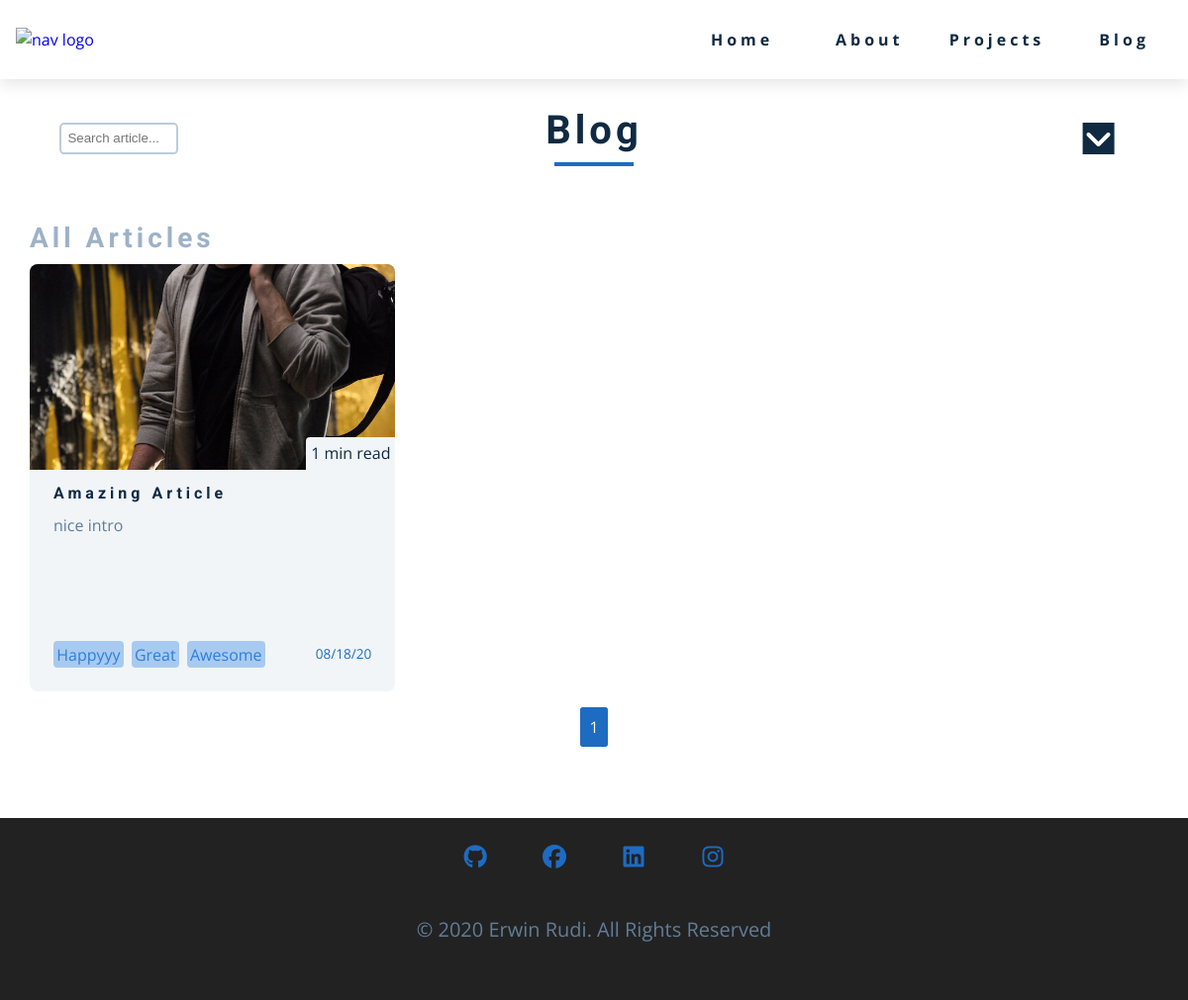
Page /blog/ on the earlier database version.
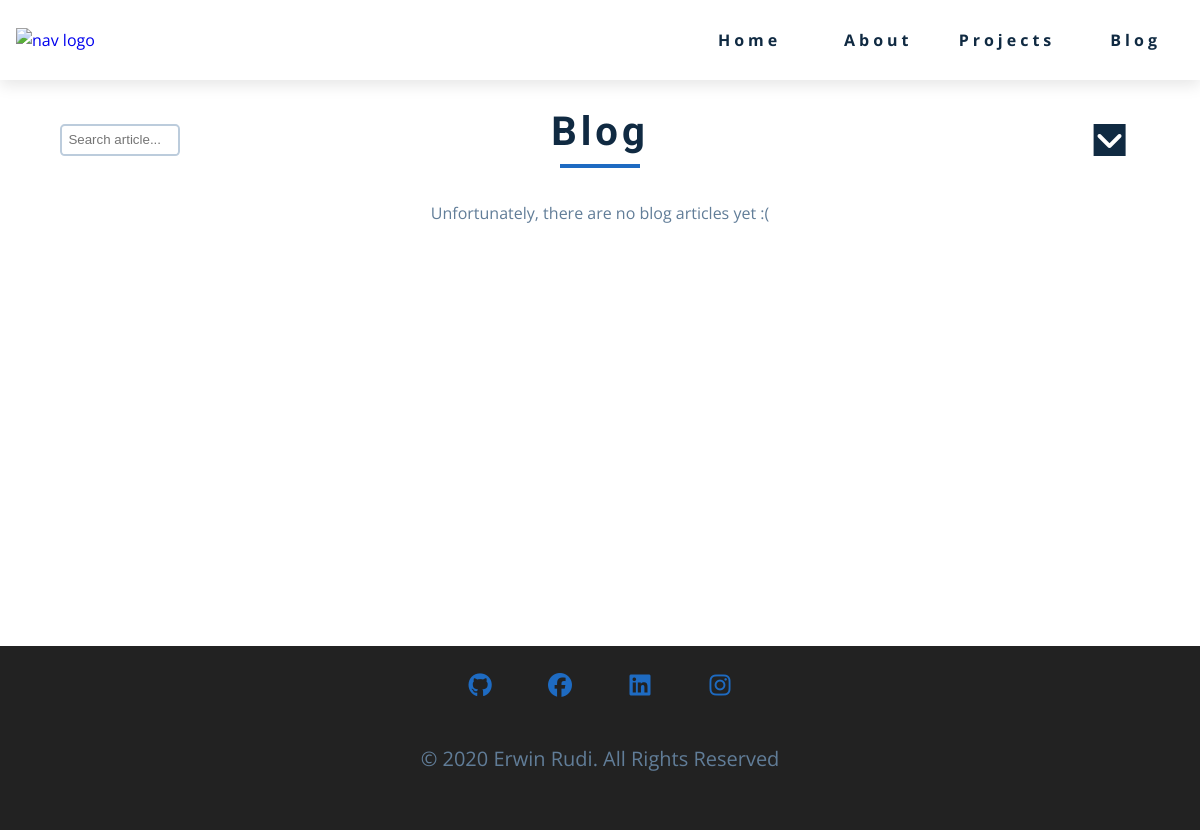
Same page on the later database version.
### portfolio_app/models.py (models this page shows, shortened)
class Post(db.Model):
    id = db.Column(db.Integer, primary_key=True)
    title = db.Column(db.String(100), nullable=False)
    date_posted = db.Column(
        db.DateTime, nullable=False, default=datetime.utcnow
    )
    intro = db.Column(db.String(200), nullable=False)
    image_file = db.Column(
        db.String(20), nullable=False, default="default.jpg"
    )
    body = db.Column(db.Text, nullable=False)
    tags = db.Column(db.String(75), nullable=False)
    user_id = db.Column(
        db.Integer, db.ForeignKey("user.id"), nullable=False
    )

### portfolio_app/blog/routes.py (the view)
@blog.route(
    "/",
    defaults={
        "search": None,
        "year": today_year,
        "month": today_month,
        "expandsearch": False,
    },
    methods=("GET", "POST"),
)
@blog.route(
    "/<year>/<month>/expand<expandsearch>",
    defaults={"search": None},
    methods=("GET", "POST"),
)
@blog.route(
    "/<year>/<month>/expand<expandsearch>/<search>",
    methods=("GET", "POST"),
)
@blog.route(
    "/<search>",
    defaults={
        "year": today_year,
        "month": today_month,
        "expandsearch": False,
    },
    methods=("GET", "POST"),
)
def bloglist_view(search, expandsearch, year, month):
    months = {
        "01": "January",
        "02": "February",
        "03": "March",
        "04": "April",
        "05": "May",
        "06": "June",
        "07": "July",
        "08": "August",
        "09": "September",
        "10": "Oktober",
        "11": "November",
        "12": "December",
    }
    page = request.args.get("page", 1, type=int)
    posts = Post.query.order_by(Post.date_posted.desc()).paginate(
        page=page, per_page=6
    )
    all_posts = Post.query.all()
    all_topics = []
    for post in all_posts:
        all_topics.append(eval(post.tags))
    print(all_topics)
    tags = []
    body = []
    for post in posts.items:
        tags.append(eval(post.tags))
        body.append(eval(post.body))
    if search is None:
        search_posts = posts.items
    else:
        if request.method == "POST":
            search = request.form["search"]
        if search.replace(" ", "") != "":
            search_posts = search_func(posts, search)
    return render_template(
        "blog/bloglist.html",
        posts=posts,
        topics=all_topics,
        all_posts=all_posts,
        tags=tags,
        body=body,
        search_posts=search_posts,
        search=search,
        months=months,
        year=year,
        month=month,
        expandsearch=expandsearch,
    )

### portfolio_app/templates/blog/bloglist.html (shortened to what this page needs)
{% extends "base.html" %}
{% block content %}
<section class="section bloglist-section">
  <div class="bloglist-header">
    <div class="center">
      <h2>blog</h2>
      <div class="underline"></div>
    </div>
    <div class="search-container">
      <form method="POST" action="/blog/" id="search-form">
        <input class="search" type="text" name="search" placeholder="Search article...">
      </form>
    </div>
    <div class="expand-search-btn">
      {% if expandsearch%}
      <i class="fas fa-angle-down rotate"></i>
      {% else %}
      <i class="fas fa-angle-down"></i>
      {% endif%}
    </div>
  </div>
</section>
{% if expandsearch%}
<section class="section expanded-blog-search show-blog-search z-index">
{% else %}
<section class="section expanded-blog-search">
{% endif%}
</section>
{% if expandsearch %}
<section class="section blog-articles blog-articles-small">
{% else %}
<section class="section blog-articles">
{% endif %}
  <div class="section-center">
    {% if posts.items | length == 0%}
      <p class="no-articles">Unfortunately, there are no blog articles yet :&#40;</p>
    {% else %}
      <h3 class="current-search">
        {% if search %}
          Search for: <span class="search-display">{{ search }}</span>
        {% else %}
          All articles
        {% endif %}
      </h3>
      <div class="blog-center">
        {% for post in search_posts %}
          {% set date_posted = post.date_posted.strftime("%m/%d/%Y") -%}
          <div class="card">
            <div class="card-side card-front">
              {% set n_words = post.intro.count(" ") + post.body.count(" ") + 4 %}
              <div class="blog-card-img">
                <img src="{{ url_for( 'static', filename='images/blog_uploads/' + post.image_file) }}" alt="">
                <div class="reading-time"> {{ (n_words / 225) | round(method="ceil") | int }} min read</div>
              </div>
              <div class="card-info">
                <h4>{{post.title}}</h4>
                <p>{{post.intro}}</p>
                <div class="card-footer">
                  <div class="tags">
                    {% for tag in tags[loop.index0] %}
                      <span class="tag">{{ tag }}</span>
                    {% endfor %}
                  </div>
                  <p>{{ date_posted[:7] + date_posted[9:] }}</p>
                </div>
              </div>
            </div>
            <div class="card-side card-back">
                <div class="article-beginning">
                  {%- for p in body[loop.index0] -%}
                    {%- if p == "" -%}
                    <br>
                    {%- else -%}
                      <p>{{ p }}</p>
                    {% endif %}
                  {%- endfor -%}
                  <a href="{{ url_for('blog.single_article_view', id=post.id, title=post.title| lower | replace(" ", "-")) }}" class="btn read-more">read more</a>
                </div>
                <div class="tags">
                  {% for tag in tags[loop.index0] %}
                    <a class="tag-link" href="{{ url_for('blog.bloglist_view', search=tag.lower(), _method='GET') }}">
                    </a>
                  {% endfor %}
                </div>
            </div>
          </div>
        {% endfor %}
      </div>
    {% endif %}
    <div class="page-nums">
      {% for page_num in posts.iter_pages(left_edge=1, right_edge=1, left_current=1, right_current=2) %}
        {% if page_num %}
          {% if posts.page %}
            <a class="page-num current-page" href="{{ url_for('blog.bloglist_view', page=page_num) }}">{{ page_num }}</a>
          {% else %}
            <a class="page-num" href="{{ url_for('blog.bloglist_view', page=page_num) }}">{{ page_num }}</a>
          {% endif %}
        {% else %}
           ...
        {% endif %}
      {% endfor %}
    </div>
  </div>
</section>
{% endblock %}

Differences in the rows shown:
removed Post: image_file (picture), value "1", title "Amazing Article", intro "nice intro", index0 "Happyyy" "Great" "Awesome", date_posted "08/18/20"
Other differences:
text no longer shown: "All Articles"
text now shown: "Unfortunately, there are no blog articles yet :("
list line gone: "1"
